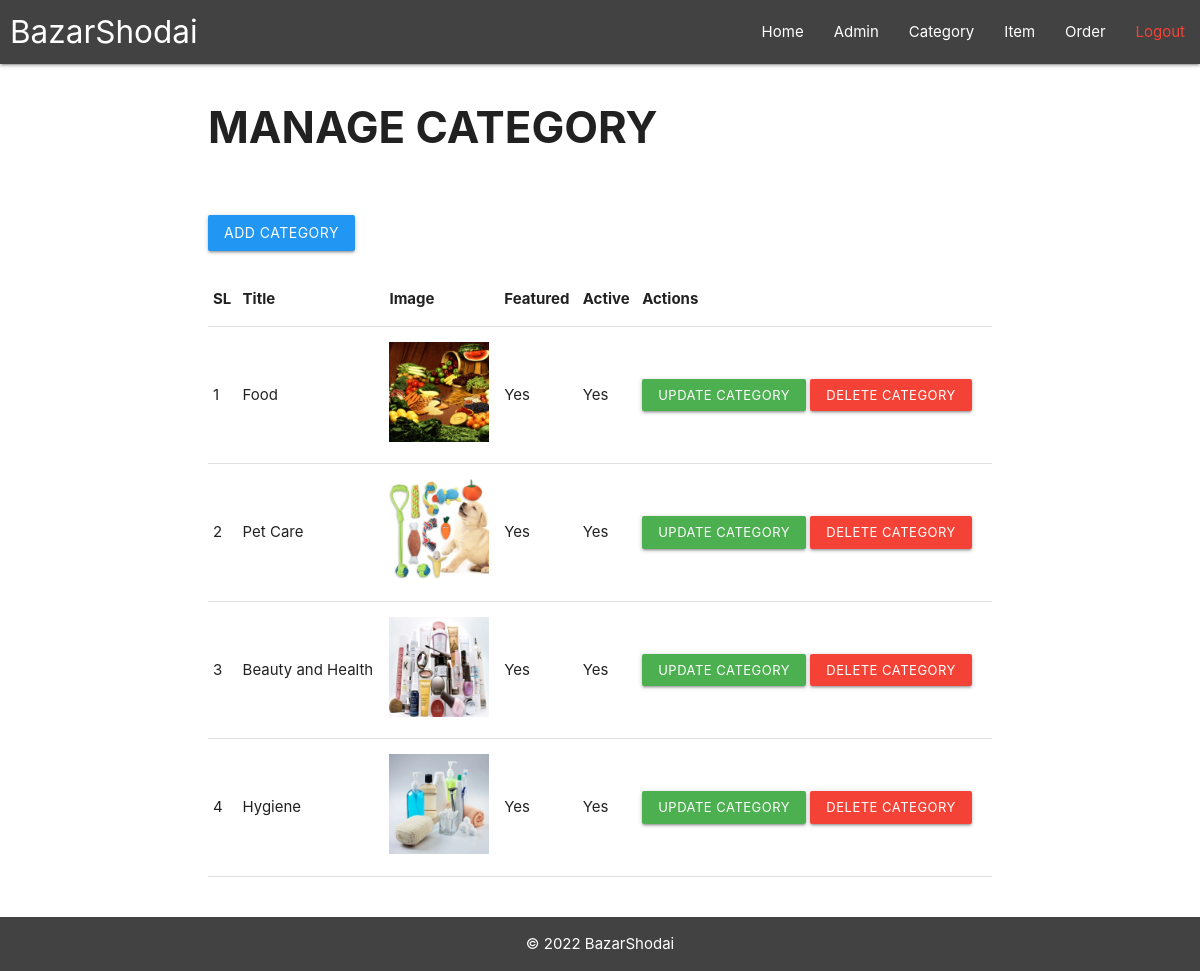
Page /bazar-shodai/admin/manage-category.php (signed in) on the committed database.
### tables this page shows
CREATE TABLE `tbl_category` (
  `id` int(10) UNSIGNED NOT NULL,
  `title` varchar(255) NOT NULL,
  `image_name` varchar(255) NOT NULL,
  `featured` varchar(255) NOT NULL,
  `active` varchar(255) NOT NULL
);

### bazar-shodai/admin/manage-category.php (the view, shortened to what this page needs)
<?php include("reusable/head.php"); ?>
<?php include("reusable/menu.php"); ?>
<section class="main-content">
<section class="main-content container">
        <h3 style="font-weight:bold">MANAGE CATEGORY</h3>
        <br><br>
        <a href="<?php echo SITEURL; ?>admin/add-category.php" class="btn blue">ADD CATEGORY</a><br><br>
        <table>
            <thead>
                <tr>
                    <th>SL</th>
                    <th>Title</th>
                    <th>Image</th>
                    <th>Featured</th>
                    <th>Active</th>
                    <th>Actions</th>
                </tr>
            </thead>
            <tbody>
                <?php
                    $sql = "SELECT * FROM tbl_category";
                    $result = mysqli_query($conn, $sql);
                    if($result == true) {
                        $rows = mysqli_num_rows($result);
                        $sl = 0;
                        if($rows>0) {
                            while($rows = mysqli_fetch_assoc($result)) {
                                $id = $rows['id'];
                                $title = $rows['title'];
                                $image_name = $rows['image_name'];
                                $featured = $rows['featured'];
                                $active = $rows['active'];
                                $sl++;
                                ?>
                                <tr>
                                    <td><?php echo $sl; ?></td>
                                    <td><?php echo $title; ?></td>
                                    <td>
                                    <?php
                                        if($image_name!="")
                                        {
                                            ?>
                                            <img src="<?php echo SITEURL; ?>images/category/<?php echo $image_name; ?>" width="100px" >
                                            <?php
                                        }
                                        else
                                        {
                                            echo "<p class='red-text'>Image not Added.</p>";
                                        }
                                    ?>
                                    </td>
                                    <td><?php echo $featured; ?></td>
                                    <td><?php echo $active; ?></td>
                                    <td>
                                        <a href="<?php echo SITEURL; ?>admin/update-category.php?id=<?php echo $id; ?>" class="btn-small green">UPDATE CATEGORY</a>
                                        <a href="<?php echo SITEURL; ?>admin/delete-category.php?id=<?php echo $id; ?>&image_name=<?php echo $image_name; ?>" class="btn-small red">DELETE CATEGORY</a>
                                    </td>
                                </tr>
                                <?php
                            }
                        }
                    }
                ?>
            </tbody>
        </table>
    </section>
</section>
<?php include("reusable/footer.php"); ?>

### bazar-shodai/css/style.css (style rules this page uses)
section { margin:40px; }

### rows in the picture
tbl_category: title "Food", image_name (picture), featured "Yes", active "Yes"
tbl_category: title "Pet Care", image_name (picture), featured "Yes", active "Yes"
tbl_category: title "Beauty and Health", image_name (picture), featured "Yes", active "Yes"
tbl_category: title "Hygiene", image_name (picture), featured "Yes", active "Yes"
